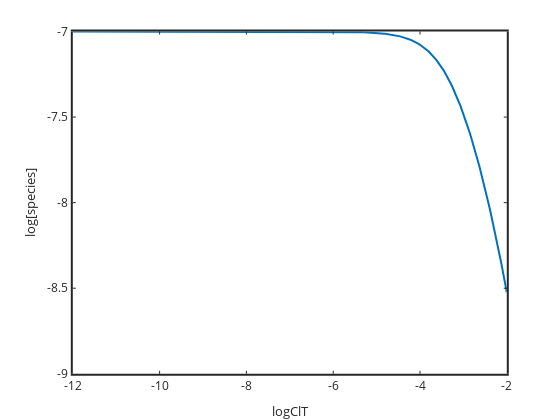

Source (notebook cell):
### Code cell
%h=plot(log10(ClT),log10(Ag),log10(ClT),log10(AgCls),log10(ClT),log10(AgCl),log10(ClT),log10(AgCl2),log10(ClT),log10(AgCl3),log10(ClT),log10(AgCl4));
h=plot(log10(ClT),log10(Ag));
set(h,'linewidth',2);
set(gca,'linewidth',2,'fontsize',12);
xlabel('logClT'); ylabel('log[species]');
%xlabel('logCl'); ylabel('logAg');
%legend('Ag','AgCls','AgCl','AgCl2','AgCl3','AgCl4','location','eastoutside')
%axis([-12 0 -40 -1])
%exportforplot=[...
%log10(Ag)' log10(Cl)' log10(AgCls)' log10(AgCl)' log10(AgCl2)' log10(AgCl3)' log10(AgCl4)'
%]

end

### Figure 1 — Plotly figure (JSON) as saved in the notebook; plotly's stock layout.template omitted (floating-point values rounded to 4 significant figures; data arrays with more than 128 entries replaced by an {"elided": "..."} marker saying what was removed)
{"data": [{"line": {"color": "rgb(0,113,188)", "dash": "solid", "width": 2}, "marker": {"color": "rgb(0,113,188)", "line": {"color": "rgb(0,113,188)"}, "size": 6, "symbol": "none"}, "mode": "lines", "name": "", "showlegend": false, "type": "scatter", "visibility": true, "x": {"elided": "501 float values"}, "xaxis": "x", "y": {"elided": "501 float values"}, "yaxis": "y"}], "layout": {"height": 420, "hovermode": "closest", "margin": {"b": 0, "l": 0, "r": 0, "t": 0}, "plot_bgcolor": "rgba(0, 0, 0, 0)", "showlegend": false, "width": 560, "xaxis": {"anchor": "y", "autorange": false, "domain": [0.13, 0.905], "exponentformat": "none", "gridcolor": "rgba(38,38,38,0.15)", "gridwidth": 2, "linecolor": "rgb(38,38,38)", "linewidth": 2, "mirror": "ticks", "range": [-12, -2], "showgrid": false, "showline": true, "side": "bottom", "spikedash": "solid", "spikemode": "across", "spikesides": false, "spikethickness": 1, "tickangle": 0, "tickcolor": "rgb(38,38,38)", "tickfont": {"color": "rgb(38,38,38)", "size": 12}, "ticklen": 3, "ticks": "inside", "ticktext": ["-12", "-10", "-8", "-6", "-4", "-2"], "tickvals": [-12, -10, -8, -6, -4, -2], "title": {"font": {"color": "rgb(38,38,38)", "size": 13.2}, "text": "logClT"}, "type": "linear", "visible": true, "zeroline": false}, "yaxis": {"anchor": "x", "autorange": false, "domain": [0.11, 0.925], "exponentformat": "none", "gridcolor": "rgba(38,38,38,0.15)", "gridwidth": 2, "linecolor": "rgb(38,38,38)", "linewidth": 2, "mirror": "ticks", "range": [-9, -7], "showgrid": false, "showline": true, "side": "left", "spikedash": "solid", "spikemode": "across", "spikesides": false, "spikethickness": 1, "tickangle": 0, "tickcolor": "rgb(38,38,38)", "tickfont": {"color": "rgb(38,38,38)", "size": 12}, "ticklen": 3, "ticks": "inside", "ticktext": ["-9", "-8.5", "-8", "-7.5", "-7"], "tickvals": [-9, -8.5, -8, -7.5, -7], "title": {"font": {"color": "rgb(38,38,38)", "size": 13.2}, "text": "log[species]"}, "type": "linear", "visible": true, "zeroline": false}}}
